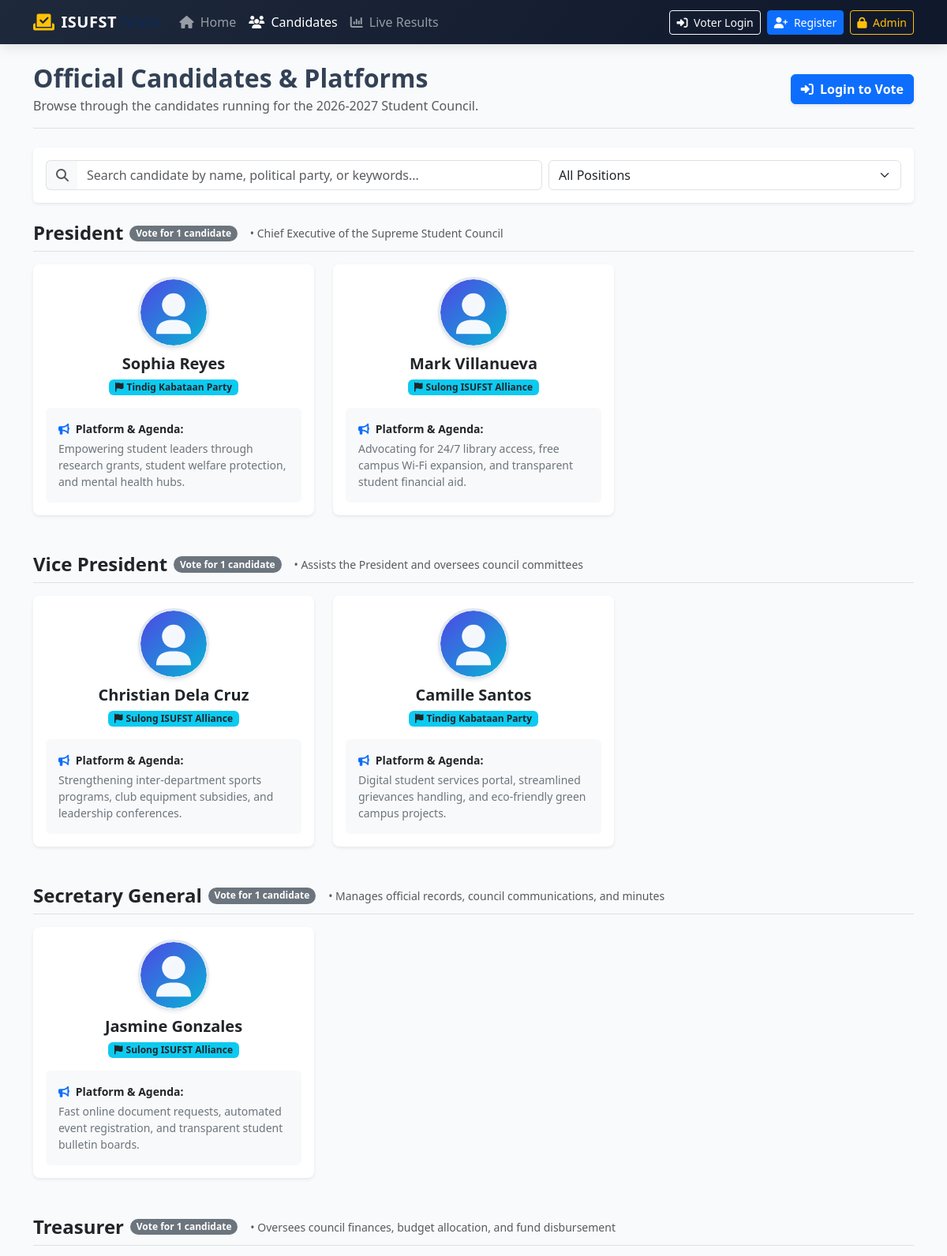
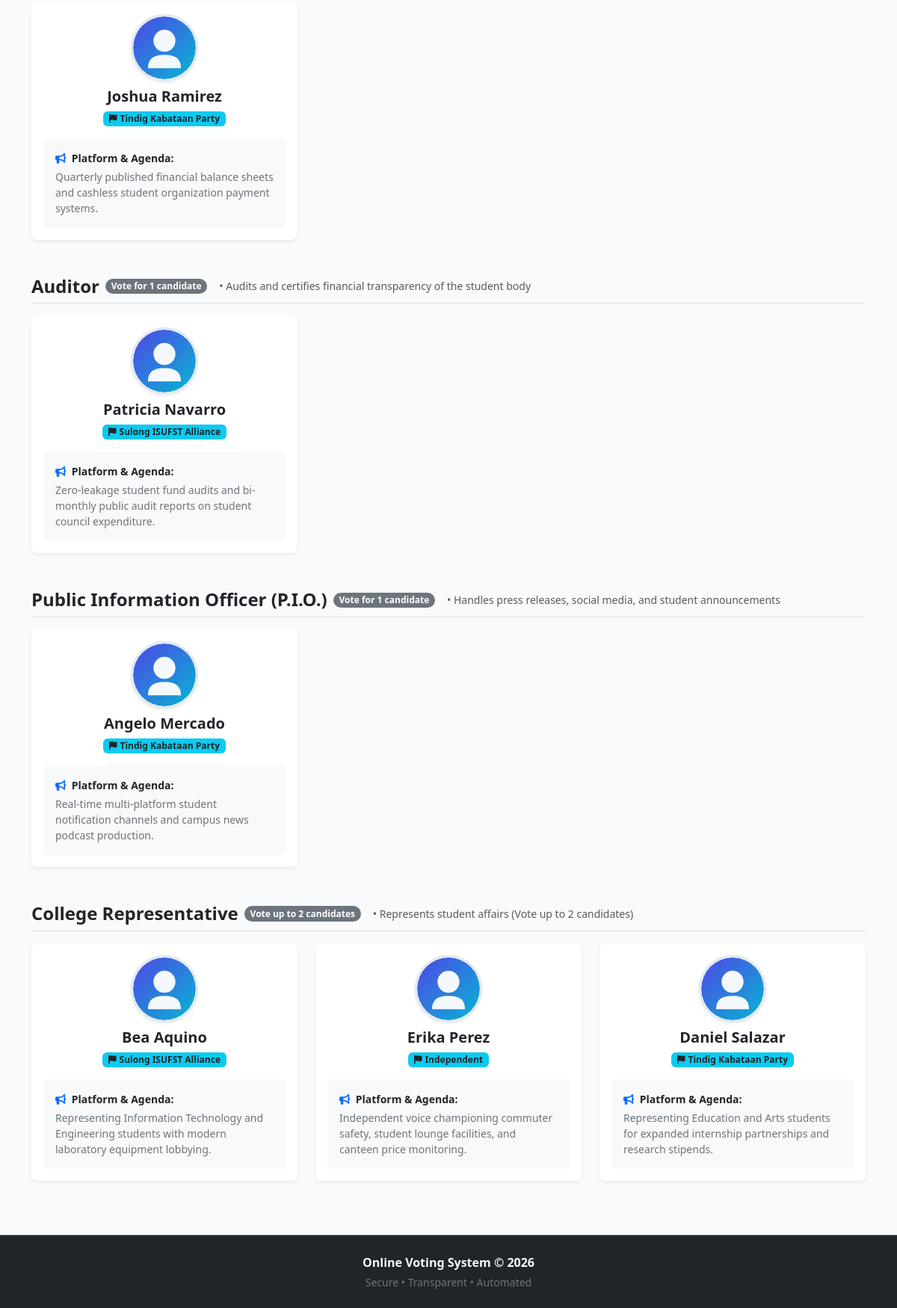
/candidates.php, run on the app's committed database (2 pictures, top to bottom).
### tables this page shows
CREATE TABLE `settings` (
  `id` INT(11) NOT NULL AUTO_INCREMENT,
  `election_title` VARCHAR(255) NOT NULL DEFAULT 'University Supreme Student Council Elections',
  `academic_year` VARCHAR(50) NOT NULL DEFAULT '2026-2027',
  `organization_name` VARCHAR(255) NOT NULL DEFAULT 'ISUFST Commission on Elections (COMELEC)',
  `is_election_active` TINYINT(1) NOT NULL DEFAULT 1 COMMENT '1 = Active/Open, 0 = Closed',
  `updated_at` TIMESTAMP DEFAULT CURRENT_TIMESTAMP ON UPDATE CURRENT_TIMESTAMP,
  PRIMARY KEY (`id`)
);

CREATE TABLE `positions` (
  `id` INT(11) NOT NULL AUTO_INCREMENT,
  `title` VARCHAR(100) NOT NULL,
  `max_votes` INT(11) NOT NULL DEFAULT 1 COMMENT 'Number of candidates voter can pick',
  `priority` INT(11) NOT NULL DEFAULT 1 COMMENT 'Display sort order in ballot',
  `description` TEXT DEFAULT NULL,
  `created_at` TIMESTAMP DEFAULT CURRENT_TIMESTAMP,
  PRIMARY KEY (`id`)
);

CREATE TABLE `candidates` (
  `id` INT(11) NOT NULL AUTO_INCREMENT,
  `position_id` INT(11) NOT NULL,
  `first_name` VARCHAR(50) NOT NULL,
  `last_name` VARCHAR(50) NOT NULL,
  `party` VARCHAR(100) NOT NULL DEFAULT 'Independent',
  `platform` TEXT DEFAULT NULL,
  `photo` VARCHAR(255) DEFAULT 'default_candidate.svg',
  `created_at` TIMESTAMP DEFAULT CURRENT_TIMESTAMP,
  PRIMARY KEY (`id`),
  KEY `fk_candidates_position` (`position_id`),
  CONSTRAINT `fk_candidates_position` FOREIGN KEY (`position_id`) REFERENCES `positions` (`id`) ON DELETE CASCADE ON UPDATE CASCADE
);

### db_connect.php (called while the page is built, shortened)
<?php
$is_local = in_array($_SERVER['SERVER_NAME'] ?? 'localhost', ['localhost', '127.0.0.1', '::1'])
            || (php_sapi_name() === 'cli');
$options = [
    PDO::ATTR_ERRMODE            => PDO::ERRMODE_EXCEPTION,
    PDO::ATTR_DEFAULT_FETCH_MODE => PDO::FETCH_ASSOC,
    PDO::ATTR_EMULATE_PREPARES   => false,
];
if ($is_local) {
    $db_host = 'localhost';
    $db_name = 'online_voting_db';
    $db_user = 'root';
    $db_pass = '';
    try {
        $pdo = new PDO("mysql:host={$db_host};dbname={$db_name};charset=utf8mb4", $db_user, $db_pass, $options);
    } catch (PDOException $e) {
        try {
            $pdo = new PDO("mysql:host={$db_host};port=3307;dbname={$db_name};charset=utf8mb4", $db_user, $db_pass, $options);
        } catch (PDOException $e2) {
            try {
                $pdo = new PDO("mysql:host={$db_host};dbname={$db_name};charset=utf8mb4", $db_user, '1234', $options);
            } catch (PDOException $e3) {
                die("<div style='font-family:sans-serif;padding:30px;max-width:600px;margin:50px auto;border:1px solid #f5c2c7;background:#f8d7da;color:#842029;border-radius:8px;'>
                    <h3 style='margin-top:0;'>Database Connection Failed (Localhost)</h3>
                    <p>Could not connect to database <strong>{$db_name}</strong> on <strong>{$db_host}</strong>.</p>
                    <p><strong>Error:</strong> " . htmlspecialchars($e->getMessage()) . "</p>
                    <hr>
                    <p><strong>Troubleshooting:</strong></p>
                    <ol>
                        <li>Make sure <strong>Apache</strong> and <strong>MySQL</strong> are started in XAMPP.</li>
                        <li>Make sure you imported <code>database.sql</code> in phpMyAdmin.</li>
                    </ol>
                </div>");
            }
        }
    }
}
require_once __DIR__ . '/includes/crud_functions.php';
function getElectionSettings($pdo) {
    try {
        $stmt = $pdo->query("SELECT * FROM settings WHERE id = 1 LIMIT 1");
        return $stmt->fetch() ?: [
            'election_title'     => 'Student Council Elections',
            'academic_year'      => '2026-2027',
            'organization_name'  => 'COMELEC',
            'is_election_active' => 1
        ];
    } catch (Exception $e) {
        return [
            'election_title'     => 'Student Council Elections',
            'academic_year'      => '2026-2027',
            'organization_name'  => 'COMELEC',
            'is_election_active' => 1
        ];
    }
}

### includes/crud_functions.php (called while the page is built, shortened)
<?php
function get_all_positions($pdo) {
    $sql = "SELECT p.*, COUNT(c.id) AS candidate_count
            FROM positions p
            LEFT JOIN candidates c ON p.id = c.position_id
            GROUP BY p.id
            ORDER BY p.priority ASC, p.id ASC";
    return $pdo->query($sql)->fetchAll();
}
function get_all_candidates($pdo, $position_id = null) {
    $sql = "SELECT c.*, p.title AS position_title, COUNT(v.id) AS vote_count
            FROM candidates c
            JOIN positions p ON c.position_id = p.id
            LEFT JOIN votes v ON c.id = v.candidate_id ";
    $params = [];
    $sql .= " GROUP BY c.id ORDER BY p.priority ASC, c.last_name ASC";
    $stmt = $pdo->prepare($sql);
    $stmt->execute($params);
    return $stmt->fetchAll();
}

### candidates.php (the view, shortened to what this page needs)
<?php
require_once __DIR__ . '/db_connect.php';
$settings = getElectionSettings($pdo);
$positions = get_all_positions($pdo);
$all_candidates = get_all_candidates($pdo);
$candidates_by_position = [];
foreach ($all_candidates as $row) {
    $candidates_by_position[$row['position_id']][] = $row;
}
include __DIR__ . '/includes/header.php';
include __DIR__ . '/includes/navbar.php';
?>
<main class="py-4">
    <div class="container">
        <div class="d-flex flex-column flex-md-row justify-content-between align-items-md-center gap-3 mb-4 pb-3 border-bottom">
            <div>
                <h2 class="fw-bold mb-1">Official Candidates &amp; Platforms</h2>
                <p class="text-muted mb-0">Browse through the candidates running for the <?php echo htmlspecialchars($settings['academic_year']); ?> Student Council.</p>
            </div>
            <div>
                <?php if (isset($_SESSION['voter_logged_in'])): ?>
                    <?php if ($voter_has_voted): ?>
                        <a href="vote_success.php" class="btn btn-success fw-bold shadow-sm">
                            <i class="fa-solid fa-receipt me-1"></i> View Your Voting Receipt
                        </a>
                    <?php else: ?>
                        <a href="ballot.php" class="btn btn-warning fw-bold shadow-sm">
                            <i class="fa-solid fa-vote-yea me-1"></i> Proceed to Ballot
                        </a>
                    <?php endif; ?>
                <?php else: ?>
                    <a href="login.php" class="btn btn-primary fw-semibold shadow-sm">
                        <i class="fa-solid fa-right-to-bracket me-1"></i> Login to Vote
                    </a>
                <?php endif; ?>
            </div>
        </div>
        <div class="card shadow-sm border-0 mb-4 bg-white">
            <div class="card-body p-3">
                <div class="row g-2 align-items-center">
                    <div class="col-md-7">
                        <div class="input-group">
                            <span class="input-group-text bg-light border-end-0"><i class="fa-solid fa-magnifying-glass text-muted"></i></span>
                            <input type="text" id="candidateSearchInput" class="form-control border-start-0" placeholder="Search candidate by name, political party, or keywords...">
                        </div>
                    </div>
                    <div class="col-md-5">
                        <select id="positionFilterSelect" class="form-select">
                            <option value="all">All Positions</option>
                        </select>
                    </div>
                </div>
            </div>
        </div>
        <?php if (empty($positions)): ?>
            <div class="text-center py-5">
                <i class="fa-solid fa-folder-open fa-3x text-muted mb-3"></i>
                <h5 class="text-muted">No positions or candidates have been added yet.</h5>
            </div>
        <?php else: ?>
            <?php foreach ($positions as $pos):
                $cands = $candidates_by_position[$pos['id']] ?? [];
            ?>
                <section class="position-section mb-5" id="pos-<?php echo $pos['id']; ?>">
                    <div class="d-flex align-items-center gap-2 mb-3 pb-2 border-bottom">
                        <h4 class="fw-bold mb-0 text-dark"><?php echo htmlspecialchars($pos['title']); ?></h4>
                        <span class="badge bg-secondary rounded-pill">
                            <?php echo $pos['max_votes'] > 1 ? "Vote up to {$pos['max_votes']} candidates" : "Vote for 1 candidate"; ?>
                        </span>
                        <?php if (!empty($pos['description'])): ?>
                            <span class="text-muted small ms-2 d-none d-md-inline">&bull; <?php echo htmlspecialchars($pos['description']); ?></span>
                        <?php endif; ?>
                    </div>
                    <?php if (empty($cands)): ?>
                        <div class="alert alert-light text-muted border">No registered candidates for this position yet.</div>
                    <?php else: ?>
                        <div class="row g-4">
                            <?php foreach ($cands as $cand):
                                $candName = htmlspecialchars($cand['first_name'] . ' ' . $cand['last_name']);
                            ?>
                                <div class="col-md-6 col-lg-4 candidate-item" data-name="<?php echo strtolower($candName . ' ' . $cand['party'] . ' ' . $cand['platform']); ?>">
                                    <div class="card h-100 shadow-sm border-0 rounded-3 p-3">
                                        <div class="text-center mb-3">
                                            <img src="assets/uploads/candidates/<?php echo htmlspecialchars($cand['photo'] ?: 'default_candidate.svg'); ?>" alt="<?php echo $candName; ?>" class="candidate-photo shadow-sm mb-2">
                                            <h5 class="fw-bold mb-1 text-dark"><?php echo $candName; ?></h5>
                                            <span class="badge bg-info text-dark fw-semibold px-2 py-1">
                                                <i class="fa-solid fa-flag me-1"></i><?php echo htmlspecialchars($cand['party']); ?>
                                            </span>
                                        </div>
                                        <div class="bg-light p-3 rounded-2 small text-secondary flex-grow-1">
                                            <strong class="text-dark d-block mb-1"><i class="fa-solid fa-bullhorn text-primary me-1"></i> Platform &amp; Agenda:</strong>
                                            <?php echo nl2br(htmlspecialchars($cand['platform'] ?: 'No platform statement submitted.')); ?>
                                        </div>
                                    </div>
                                </div>
                            <?php endforeach; ?>
                        </div>
                    <?php endif; ?>
                </section>
            <?php endforeach; ?>
        <?php endif; ?>
    </div>
</main>
<?php include __DIR__ . '/includes/footer.php'; ?>

### data on the page
settings: academic_year "2026-2027"
positions: title "President", max_votes "Vote for 1 candidate", description "Chief Executive of the Supreme Student Council"
candidates: photo (placeholder picture), candName "Sophia Reyes", party "Tindig Kabataan Party", platform "Empowering student leaders through research grants, student welfare protection, and mental health hubs."
candidates: photo (placeholder picture), candName "Mark Villanueva", party "Sulong ISUFST Alliance", platform "Advocating for 24/7 library access, free campus Wi-Fi expansion, and transparent student financial aid."
positions: title "Vice President", max_votes "Vote for 1 candidate", description "Assists the President and oversees council committees"
candidates: photo (placeholder picture), candName "Christian Dela Cruz", party "Sulong ISUFST Alliance", platform "Strengthening inter-department sports programs, club equipment subsidies, and leadership conferences."
candidates: photo (placeholder picture), candName "Camille Santos", party "Tindig Kabataan Party", platform "Digital student services portal, streamlined grievances handling, and eco-friendly green campus projects."
positions: title "Secretary General", max_votes "Vote for 1 candidate", description "Manages official records, council communications, and minutes"
candidates: photo (placeholder picture), candName "Jasmine Gonzales", party "Sulong ISUFST Alliance", platform "Fast online document requests, automated event registration, and transparent student bulletin boards."
positions: title "Treasurer", max_votes "Vote for 1 candidate", description "Oversees council finances, budget allocation, and fund disbursement"
candidates: photo (placeholder picture), candName "Joshua Ramirez", party "Tindig Kabataan Party", platform "Quarterly published financial balance sheets and cashless student organization payment systems."
positions: title "Auditor", max_votes "Vote for 1 candidate", description "Audits and certifies financial transparency of the student body"
candidates: photo (placeholder picture), candName "Patricia Navarro", party "Sulong ISUFST Alliance", platform "Zero-leakage student fund audits and bi-monthly public audit reports on student council expenditure."
positions: title "Public Information Officer (P.I.O.)", max_votes "Vote for 1 candidate", description "Handles press releases, social media, and student announcements"
candidates: photo (placeholder picture), candName "Angelo Mercado", party "Tindig Kabataan Party", platform "Real-time multi-platform student notification channels and campus news podcast production."
positions: title "College Representative", max_votes "2", description "Represents student affairs (Vote up to 2 candidates)"
candidates: photo (placeholder picture), candName "Bea Aquino", party "Sulong ISUFST Alliance", platform "Representing Information Technology and Engineering students with modern laboratory equipment lobbying."
candidates: photo (placeholder picture), candName "Erika Perez", party "Independent", platform "Independent voice championing commuter safety, student lounge facilities, and canteen price monitoring."
candidates: photo (placeholder picture), candName "Daniel Salazar", party "Tindig Kabataan Party", platform "Representing Education and Arts students for expanded internship partnerships and research stipends."
